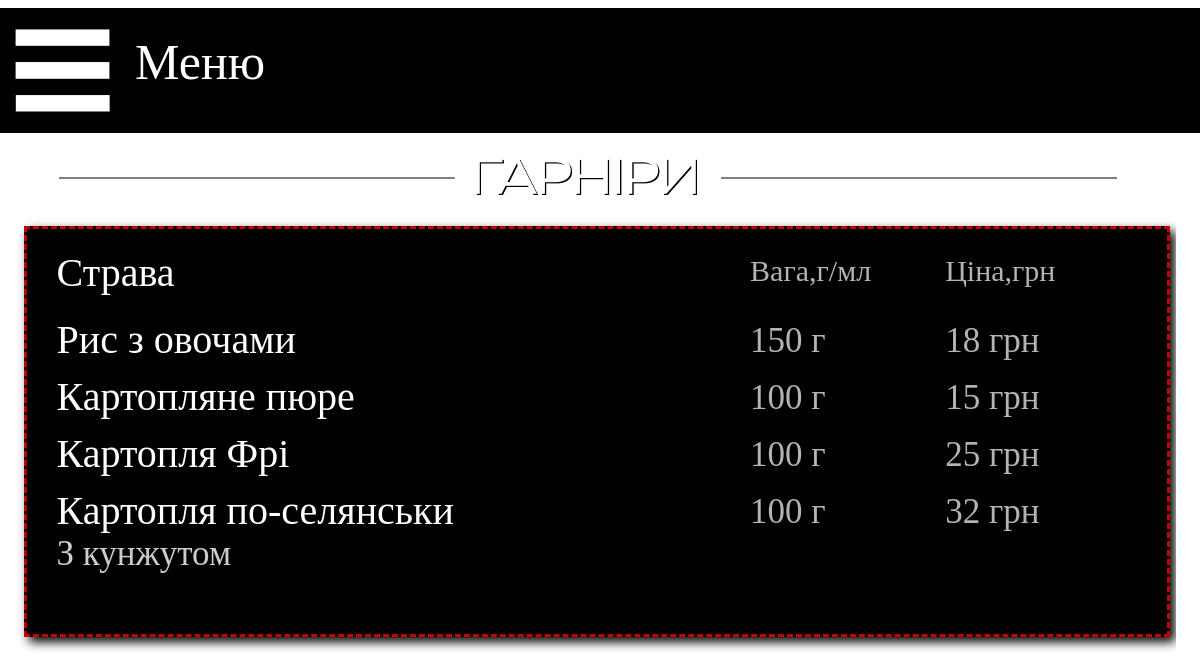
Page /garnish on the committed database.
### main/models.py (models this page shows, shortened)
class Menu_pub_garnish(models.Model):
    name = models.CharField('Название', max_length=40)
    weight = models.CharField('Вес', max_length=10)
    spec = models.CharField('Состав', max_length=200, blank=True)
    price = models.CharField('Цена', max_length=10)
    image = models.ImageField(upload_to="pub", default='pub/empty.png')
    class Meta:
        verbose_name = 'Гарниры'
        verbose_name_plural = 'Гарнир'

### main/views.py (the view)
# urls.py: path('garnish', views.pub_garnir, name='garnir'),
def pub_garnir(request):
    dish = Menu_pub_garnish.objects.all()
    n1 = pub_news.objects.all()
    return render(request, 'main/pub_Garnir.html', {'Menu': dish, 'news': n1})

### main/templates/main/pub_Garnir.html (shortened to what this page needs)
{% extends 'main/base_pub.html' %}
{% load static %}
{% block content_top %}
<div class="content_top">
    <img src="{% static 'img/content_top_2/garnir.png' %}" width="100%" height="100%">
</div>
{% endblock %}
{% block content2 %}
<div class="menu_list">
    <div class="menu_list_in">
        <div style="width: 100%; float: left">
            <div class="menu_list_head_name">Страва</div>
            <div class="menu_list_head_price">Цiна,грн</div>
            <div class="menu_list_head_weight">Вага,г/мл</div>
        </div>
        {% for el in Menu %}
        <div style="width: 100%; float: left">
            <div class="menu_list_name">{{el.name}}</div>
            <div class="menu_list_price">{{el.price}}</div>
            <div class="menu_list_weight">{{el.weight}}</div>
            <div class="menu_list_spec">{{el.spec}}</div>
        </div>
        {% endfor %}
    </div>
</div>
{% endblock %}

### main/static/css/style2.css (style rules this page uses)
.body { background-image: url(storage/back_pub1.png); background-size: 100%; margin-right: auto; margin-left: auto; }
.menu_list { float: left; width: 97%; height: auto; background-color: black; border: 3px dashed #c50000; box-shadow: 5px 5px 10px black; }
.menu_list_in { float: left; width: 95%; height: auto; margin-left: 30px; margin-top: 20px; margin-right: 20px; margin-bottom: 60px; }
.menu_list_head_name { width: 73%; float: left; font-family: Eastman; color: white; font-size: 25px; margin-bottom: 10px; }
.menu_list_head_weight { margin-top: 5px; width: 15%; float: right; font-family: Eastman; color: white; font-size: 15px; opacity: 70%; margin-bottom: 10px; }
.menu_list_head_price { margin-top: 5px; width: 12%; float: right; font-family: Eastman; color: white; font-size: 15px; opacity: 70%; margin-bottom: 10px; }
.menu_list_name { width: 73%; float: left; font-family: Eastman; color: white; font-size: 20px; margin-top: 10px; }
.menu_list_spec { width: 76%; float: left; font-family: Eastman; color: white; font-size: 15px; opacity: 80%; }
.menu_list_weight { width: 15%; float: right; font-family: Eastman; color: white; font-size: 15px; opacity: 70%; margin-top: 15px; }
.menu_list_price { width: 12%; float: right; font-family: Eastman; color: white; font-size: 15px; opacity: 70%; margin-top: 15px; }
.content_top { margin-left: 5%; margin-top: 0.75%; width: 90%; height: 13.5%; }

### main/static/css/adaptive2.css (style rules this page uses)
@media only screen and (max-width: 1200px) { .body { background-image: url(storage/back_pub.png); } }
@media only screen and (max-width: 1200px) { .content_top { margin-top: 100px; height: 100px; } }
@media only screen and (max-width: 1200px) { .menu_list_head_name { font-size: 40px; width: 50%; } }
@media only screen and (max-width: 1200px) { .menu_list_head_weight { font-size: 30px; width: 18%; } }
@media only screen and (max-width: 1200px) { .menu_list_head_price { font-size: 30px; width: 18%; } }
@media only screen and (max-width: 1200px) { .menu_list_name { font-size: 40px; width: 60%; } }
@media only screen and (max-width: 1200px) { .menu_list_spec { font-size: 35px; width: 60%; } }
@media only screen and (max-width: 1200px) { .menu_list_weight { font-size: 35px; width: 18%; } }
@media only screen and (max-width: 1200px) { .menu_list_price { font-size: 35px; width: 18%; } }

### rows in the picture
Menu_pub_garnish: name "Рис з овочами", price "18 грн", weight "150 г"
Menu_pub_garnish: name "Картопляне пюре", price "15 грн", weight "100 г"
Menu_pub_garnish: name "Картопля Фрі", price "25 грн", weight "100 г"
Menu_pub_garnish: name "Картопля по-селянськи", price "32 грн", weight "100 г", spec "З кунжутом"
